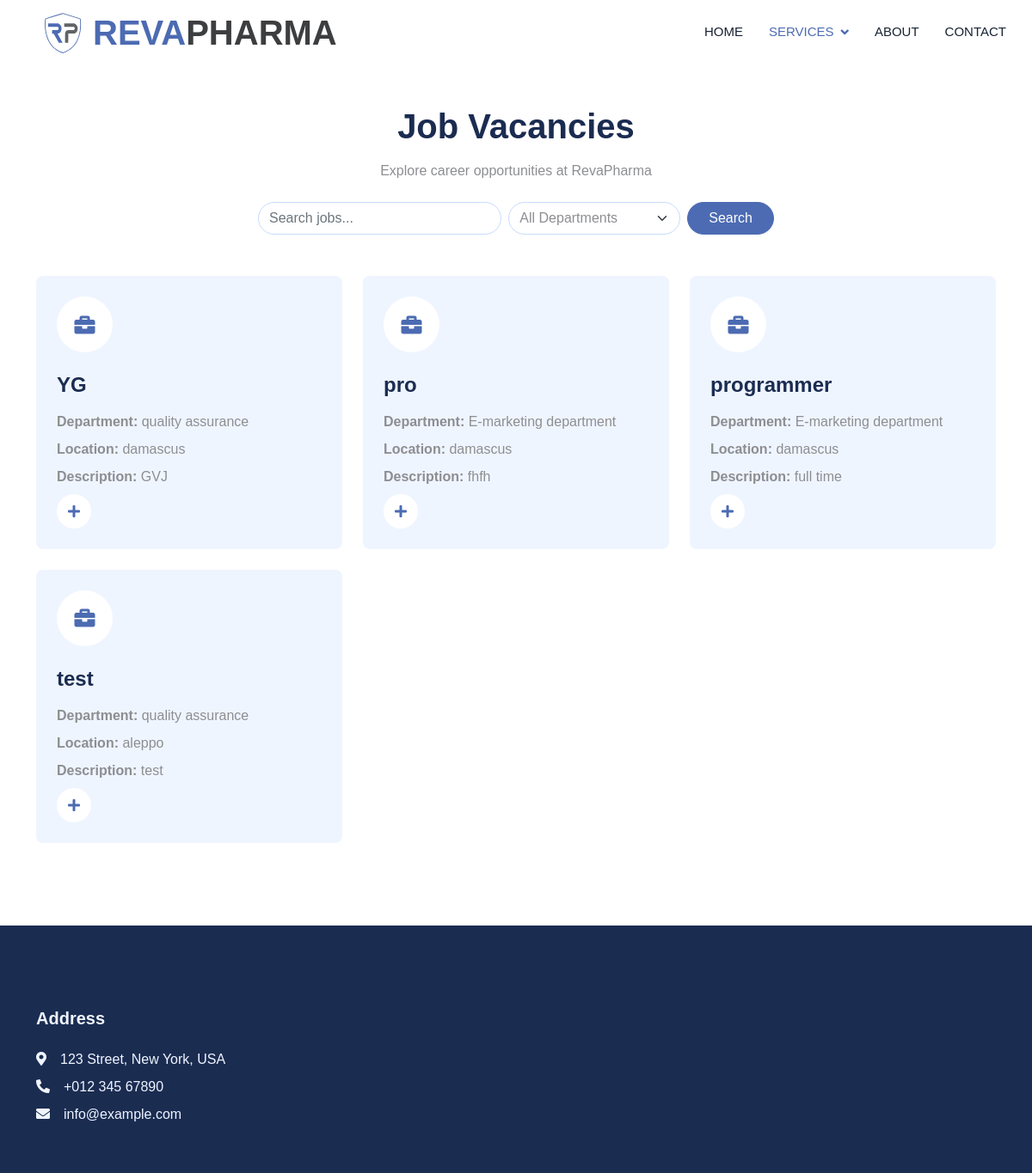
The app's page /job/catalog/ with its own data.
### job_vacancies/models.py (models this page shows, shortened)
class JobApplication(models.Model):
    DEPARTMENT_CHOICES = [
        ('production department', 'Production Department'),
        ('research & development department', 'Research & Development Department'),
        ('quality assurance', 'Quality Assurance'),
        ('quality control', 'Quality Control'),
        ('maintance department', 'Maintenance Department'),
        ('finance department', 'Finance Department'),
        ('E-marketing department', 'E-Marketing Department'),
    ]
    LOCATION_CHOICES = [
        ('adlib', 'Adlib'),
        ('hama', 'Hama'),
        ('aleppo', 'Aleppo'),
        ('homs', 'Homs'),
        ('damascus', 'Damascus'),
        ('latakia', 'Latakia'),
        ('tartous', 'Tartous'),
    ]
    job_title = models.CharField(max_length=200)
    job_department = models.CharField(max_length=100, choices=DEPARTMENT_CHOICES)
    job_description = models.TextField()
    job_location = models.CharField(max_length=100, choices=LOCATION_CHOICES, default='damascus')
    job_photo = models.ImageField(upload_to='job_photos/')
    created_at = models.DateTimeField(auto_now_add=True)
    class Meta:
        ordering = ['-created_at']

### job_vacancies/views.py (the view)
# urls.py: path('catalog/', views.job_catalog, name='job_catalog'),
def job_catalog(request):
    search_query = request.GET.get('search', '')
    department = request.GET.get('department', '')
    jobs = JobApplication.objects.all().order_by('-created_at')
    if search_query:
        jobs = jobs.filter(
            Q(job_title__icontains=search_query) |
            Q(job_description__icontains=search_query)
        )
    if department:
        jobs = jobs.filter(job_department__iexact=department)
    paginator = Paginator(jobs, 6)  # Show 6 jobs per page
    page = request.GET.get('page')
    jobs = paginator.get_page(page)
    return render(request, 'job_catalog.html', {'jobs': jobs})

### templates/job_catalog.html (shortened to what this page needs)
{% load static %}
<!DOCTYPE html>
<html lang="en">
<head>
    <link rel="stylesheet" href="https://use.fontawesome.com/releases/v5.15.4/css/all.css"/>
    <link href="https://cdn.jsdelivr.net/npm/bootstrap-icons@1.4.1/font/bootstrap-icons.css" rel="stylesheet">
    <link href="{% static 'lib/animate/animate.min.css' %}" rel="stylesheet">
    <link href="{% static 'lib/owlcarousel/assets/owl.carousel.min.css' %}" rel="stylesheet">
    <link href="{% static 'css/bootstrap.min.css' %}" rel="stylesheet">
    <link href="{% static 'css/style.css' %}" rel="stylesheet">
</head>
<body>
    <nav class="navbar navbar-expand-lg bg-white navbar-light sticky-top p-0 wow fadeIn" data-wow-delay="0.1s">
        <a href="{% url 'home' %}" class="navbar-brand d-flex align-items-center px-4 px-lg-5">
            <h1 class="m-0 text-primary d-flex align-items-center">
                <img src="{% static 'img/icon.svg' %}" alt="REVA PHARMA Logo" style="height: 50px; margin-right: 10px;">
                REVA <h1 class="m-0 d-flex align-items-center" style="color: #3d3e40;">PHARMA</h1>
            </h1>
        </a>
        <div class="collapse navbar-collapse" id="navbarCollapse">
            <div class="navbar-nav ms-auto p-4 p-lg-0">
                <a href="{% url 'home' %}" class="nav-item nav-link">Home</a>
                <div class="nav-item dropdown">
                    <a href="#" class="nav-link dropdown-toggle active" data-bs-toggle="dropdown">Services</a>
                </div>
                <a href="{% url 'about' %}" class="nav-item nav-link">About</a>
                <a href="{% url 'contact' %}" class="nav-item nav-link">Contact</a>
            </div>
        </div>
    </nav>
    <div class="container-xxl py-5">
        <div class="container">
            <div class="text-center mx-auto mb-5 wow fadeInUp" data-wow-delay="0.1s" style="max-width: 600px;">
                <h1 class="mb-3">Job Vacancies</h1>
                <p>Explore career opportunities at RevaPharma</p>
                <div class="search-box mt-4">
                    <form method="GET" class="d-flex justify-content-center gap-2">
                        <div class="input-group" style="max-width: 300px;">
                            <input type="text" name="search" class="form-control" placeholder="Search jobs..."
                                   value="{{ search_query }}" style="border-radius: 30px;">
                            <span class="input-group-text bg-transparent border-0" style="margin-left: -40px;">
                            </span>
                        </div>
                        <select name="department" class="form-select" style="max-width: 200px; border-radius: 30px;">
                            <option value="">All Departments</option>
                        </select>
                        <button type="submit" class="btn btn-primary px-4" style="border-radius: 30px;">Search</button>
                    </form>
                </div>
            </div>
            <div class="row g-4">
                {% for job in jobs %}
                <div class="col-lg-4 col-md-6 wow fadeInUp" data-wow-delay="0.1s">
                    <div class="service-item bg-light rounded h-100 p-4">
                        <div class="d-inline-flex align-items-center justify-content-center bg-white rounded-circle mb-4" style="width: 65px; height: 65px;">
                            <i class="fas fa-briefcase text-primary fs-4"></i>
                        </div>
                        <h4 class="mb-3">{{ job.job_title }}</h4>
                        <p class="mb-2"><strong>Department:</strong> {{ job.job_department }}</p>
                        <p class="mb-2"><strong>Location:</strong> {{ job.job_location }}</p>
                        <p class="mb-2"><strong>Description:</strong> {{ job.job_description|truncatewords:30 }}</p>
                        <a class="btn" href="{% url 'cv_form' %}"><i class="fa fa-plus text-primary me-3"></i>Apply Now</a>
                    </div>
                </div>
                {% empty %}
                <div class="col-12 text-center">
                    <p>No job vacancies available at the moment</p>
                </div>
                {% endfor %}
            </div>
        </div>
    </div>
    <div class="container-fluid bg-dark text-light footer mt-5 pt-5 wow fadeIn" data-wow-delay="0.1s">
        <div class="container py-5">
            <div class="row g-5">
                <div class="col-lg-3 col-md-6">
                    <h5 class="text-light mb-4">Address</h5>
                    <p class="mb-2"><i class="fa fa-map-marker-alt me-3"></i>123 Street, New York, USA</p>
                    <p class="mb-2"><i class="fa fa-phone-alt me-3"></i>+012 345 67890</p>
                    <p class="mb-2"><i class="fa fa-envelope me-3"></i>info@example.com</p>
                </div>
            </div>
        </div>
    </div>
</body>
</html>

### static/css/style.css (style rules this page uses)
:root { --primary: #4c6bb2; --secondary: #8D9297; --light: #F8F9FA; --dark: #182333; --font-family: 'Somar Sans', sans-serif; }
html, body { font-family: var(--font-family) !important; }
*, *::before, *::after { font-family: inherit; }
h1, h2, h3, h4, h5, h6, .h1, .h2, .h3, .h4, .h5, .h6, p, span:not(.fa):not(.fas):not(.far):not(.fab), a:not(.fa):not(.fas):not(.far):not(.fab), div:not(.fa):not(.fas):not(.far):not(.fab), button, input, textarea, select, .navbar-nav .nav-link, .btn, .dropdown-item, .form-control, small:not(.fa):not(.fas):not(.far):not(.fab), .text-primary:not(.fa):not(.fas):not(.far):not(.fab), .footer *:not(.fa):not(.fas):not(.far):not(.fab), .copyright *:not(.fa):not(.fas):not(.far):not(.fab) { font-family: var(--font-family) !important; }
.btn { font-weight: 500; transition: .5s; }
.btn.btn-primary, .btn.btn-secondary { color: #FFFFFF; }
.btn.btn-primary { background-color: #4c6bb2; border-color: #4c6bb2; }
.navbar .dropdown-toggle::after { border: none; content: "\f107"; font-family: "Font Awesome 5 Free"; font-weight: 900; vertical-align: middle; margin-left: 8px; }
.navbar .navbar-nav .nav-link { margin-right: 30px; padding: 25px 0; color: #FFFFFF; font-size: 15px; font-weight: 500; text-transform: uppercase; outline: none; }
.navbar .navbar-nav .nav-link:hover, .navbar .navbar-nav .nav-link.active { color: #4c6bb2; }
.navbar .navbar-brand, .navbar a.btn { height: 75px; }
.navbar .navbar-nav .nav-link { color: var(--dark); font-weight: 500; }
.navbar.sticky-top { top: -100px; transition: .5s; }
.service-item { transition: .5s; }
.service-item .btn { width: 40px; height: 40px; display: inline-flex; align-items: center; background: #FFFFFF; border-radius: 40px; white-space: nowrap; overflow: hidden; transition: .5s; }
.text-primary { color: #4c6bb2 !important; }
.fa, .fas, .far, .fab { font-family: "Font Awesome 5 Free" !important; }

### records on screen
JobApplication: job_title "YG", job_department "quality assurance", job_location "damascus", job_description "GVJ"
JobApplication: job_title "pro", job_department "E-marketing department", job_location "damascus", job_description "fhfh"
JobApplication: job_title "programmer", job_department "E-marketing department", job_location "damascus", job_description "full time"
JobApplication: job_title "test", job_department "quality assurance", job_location "aleppo", job_description "test"
